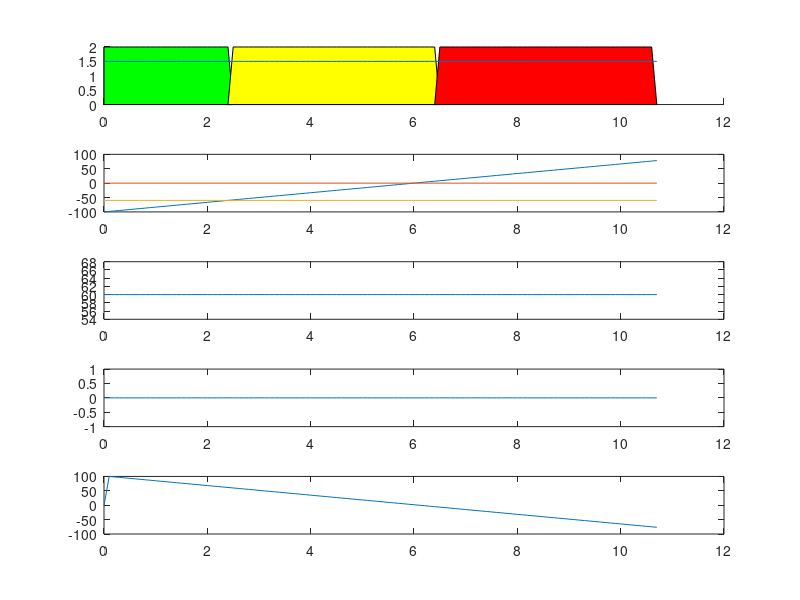

Write the MATLAB code that produced this figure.
%%%%%%%%%%%%%%%%%%%%%%%%%%
G=9.81;
MPS2KPH=3.6;
KPH2MPS=1/MPS2KPH;
DeltaT=0.1;
SIGNAL_NONE  = 0;
SIGNAL_GREEN = 3;
SIGNAL_YELLOW= 2;
SIGNAL_RED   = 1;
SIGNAL_UNKOWN= 4;
ACTION_GO   = 1;
ACTION_STOP = 0;
%%%%%%%%%%%%%%%%%%%%%%%%%%


DULATION_GREEN =8;
DULATION_RED   =10;

DULATION_YELLOW= 4;
YELLOW_TIME    = 4;

ACC_GO      =  0.1*G;
ACC_STOP    = -0.3*G;


%trigger_pos  = -48.02923 ;
%trigger_pos  = -60*KPH2MPS*YELLOW_TIME+10;
trigger_pos  = -60;
signal_pos   = 0;

V_DEST  = 60*KPH2MPS;

car.x=-100;
car.v=60/3.6;
car.a=0;
car.j=0;
car.action=ACTION_GO;
car.signal=SIGNAL_GREEN;
car.dist  =-1;
car.prev_signal=car.signal;
car.prev_action=car.action;
car.prev_dist  =car.dist;

hist_size=1000;
hist=zeros(hist_size,8);

signal_change_time=inf;
once=1;

disp '-----------------'
for i=1:hist_size
    
    % Set time
    t=(i-1)*DeltaT;
    
    % Store History
    hist(i,1)=t;
    hist(i,2)=car.x;
    hist(i,3)=car.v;
    hist(i,4)=car.a;
    hist(i,5)=car.j;    
    hist(i,6)=car.action;
    hist(i,7)=car.signal;
    hist(i,8)=car.dist;
    
    % Change Signal        
    switch ( car.signal )
        case SIGNAL_GREEN
            if( (once&&(car.x>trigger_pos)) || (t >= signal_change_time + DULATION_GREEN) )
                car.signal = SIGNAL_YELLOW;
                signal_change_time = t;
                once = 0;
            end
        case SIGNAL_YELLOW
            if( t >= signal_change_time + DULATION_YELLOW )
                car.signal = SIGNAL_RED;
                signal_change_time = t;
            end
        case SIGNAL_RED
            if( t >= signal_change_time + DULATION_RED )
                car.signal = SIGNAL_GREEN;
                signal_change_time = t;                
            end
    end
    
    % Decide Action
    car.dist = signal_pos - car.x ;
    if( car.dist < 0 && car.prev_dist >= 0 )
        stop_line_pass=1;
    else
        stop_line_pass=0;
    end
    
    req_acc       = (0^2-car.v^2)/(2*car.dist);
    yellow_length = YELLOW_TIME * car.v;
    
    is_stoppable = (req_acc < ACC_STOP);
    is_passable  = (yellow_length > car.dist);
    switch ( car.signal )
        case SIGNAL_GREEN
            switch( car.prev_signal )
                case SIGNAL_GREEN  %(G->G)
                    car.action = ACTION_GO;
                case SIGNAL_YELLOW %(Y->G) don't care
                    car.action = ACTION_GO;
                case SIGNAL_RED    %(R->G)
                    car.action = ACTION_GO;
            end                    
        case SIGNAL_YELLOW
            switch( car.prev_signal )
                case SIGNAL_RED     %(R->Y) don't care 
                    % This case previous signal may be detected.
                    % G->Y Algorithm must be applied.
                case SIGNAL_GREEN   %(G->Y)
                    if( is_stoppable ) 
                        disp 'Msg: I CANNOT stop.'
                        if( is_passable )
                            disp 'Msg: I can pass'
                            car.action = ACTION_GO;  
                            disp '   : ACTION_GO'
                        else
                            disp 'Msg: I CANNOT pass'
                            disp 'War: I CANNOT stop or pass'
                            car.action = ACTION_STOP;                    
                            disp '   : ACTION_STOP'
                        end
                    else
                        disp 'Msg: I can stop.'
                        if( is_passable )
                            disp 'Msg: I can pass'
                            car.action = ACTION_GO;
                            disp '   : ACTION_GO'
                            %car.action = ACTION_STOP;
                        else
                            disp 'Msg: I CANNOT pass'
                            car.action = ACTION_STOP;
                            disp '   : ACTION_STOP'
                        end                       
                    end
                case SIGNAL_YELLOW  %(Y->Y)
                    if( stop_line_pass == 1 )
                        car.action = ACTION_GO;
                        disp '   : ACTION_GO'
                    else
                        car.action = car.prev_action;
                    end
                
            end                    
        case SIGNAL_RED
            switch( car.prev_signal )
                case SIGNAL_GREEN   %(G->R) don't care
                    car.action = ACTION_STOP;
                    disp '   : ACTION_STOP'
                case SIGNAL_YELLOW  %(Y->R)
                    car.action = car.prev_action;                     
                    if( ( car.dist <= 0 && car.action == ACTION_GO   ) || ...
                        ( car.dist >  0 && car.action == ACTION_STOP )        )
                        disp 'OK : Y->R'
                    else
                        disp 'NG : Y->R '
                    end                    
                case SIGNAL_RED     %(R->R)
                    %car.action = car.prev_action;
                    if( car.dist < 0 && car.action == ACTION_STOP ) 
                        car.action = ACTION_GO;
                        disp 'NG : OVER RUN'
                        disp '   : ACTION_GO'
                    else                        
                        car.action = car.prev_action; 
                    end                    
            end                    
    end
    
    % Action and Acc
    if( car.action == ACTION_STOP )
        if( car.dist > 0 )
           req_acc_stop = req_acc;
        else
           req_acc_stop = ACC_STOP;
        end
        if( car.v+req_acc_stop*DeltaT>0 )            
            car.a = req_acc_stop;
        else
            car.a = -car.v/DeltaT;
        end 
   else
        if( car.v+ACC_GO*DeltaT<=V_DEST )
            car.a = min( ACC_GO, (V_DEST-car.v)/DeltaT );
        else
            car.a = 0;
        end
    end

    %Limittter
    car.a = max( ACC_STOP, min( ACC_GO, car.a ));
    
    % Update Car State
    car.a = car.a + car.j * DeltaT ;
    car.v = car.v + car.a * DeltaT ;
    car.x = car.x + car.v * DeltaT ;    
    car.prev_signal = car.signal;
    car.prev_action = car.action;
    car.prev_dist   = car.dist;
    
    % Simulation Stop
    if( car.v <= 0.1*KPH2MPS || car.x >= 80 )
        break;
    end
    
end
brk_idx=i;

hist(i+1:end,:)=repmat(hist(i,:),hist_size-i,1);
%hist(1:hist_size,2)=-hist(1:hist_size,2)+repmat(hist(i,2),hist_size,1);
%hist(1:hist_size,2)=hist(1:hist_size,2)-0*repmat(hist(i,2),hist_size,1);

clf;
x_idx=1;
subplot(5,1,2);
plot( hist(1:hist_size,x_idx), hist(1:hist_size,2) ,'-',...
      [0;t], [signal_pos ,signal_pos]              ,'-',...
      [0;t], [trigger_pos,trigger_pos]             ,'-'     );
subplot(5,1,3);
plot( hist(1:hist_size,x_idx), hist(1:hist_size,3)*MPS2KPH, '-');
subplot(5,1,4);
plot( hist(1:hist_size,x_idx), hist(1:hist_size,4)/G      , '-');
subplot(5,1,1);

ptx=zeros(hist_size+2,1);
ptr=zeros(hist_size+2,1);
ptg=zeros(hist_size+2,1);
pty=zeros(hist_size+2,1);
ptu=zeros(hist_size+2,1);
for i=1:brk_idx
    j=i+1;    
    ptx(j)=hist(i,x_idx);
    ptr(j)=(hist(i,7)==SIGNAL_RED)*2;
    ptg(j)=(hist(i,7)==SIGNAL_GREEN)*2;
    pty(j)=(hist(i,7)==SIGNAL_YELLOW)*2;    
    ptu(j)=(hist(i,7)==0            )*2;    
end
i=brk_idx;
j=i+1;
ptx(j)=hist(brk_idx,x_idx);
ptr(j)=0;
ptg(j)=0;
pty(j)=0;
ptu(j)=0;

hold on;
patch( ptx, ptg, [0 1 0]);
patch( ptx, pty, [1 1 0]);
patch( ptx, ptr, [1 0 0]);
patch( ptx, ptu, [.5 .5 .5]);
plot( hist(1:hist_size,x_idx), hist(1:hist_size,6)+0.5    , '-');
hold off;  

subplot(5,1,5);
plot( hist(1:hist_size,x_idx), hist(1:hist_size,8)        , '-');


